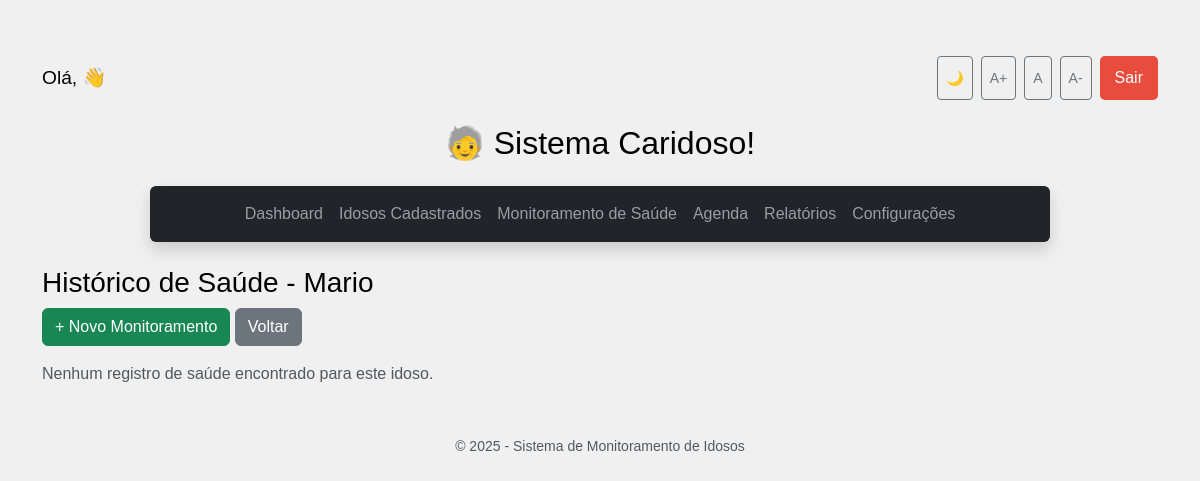
/monitoramento/historico/1, run on an earlier commit of the app's database.
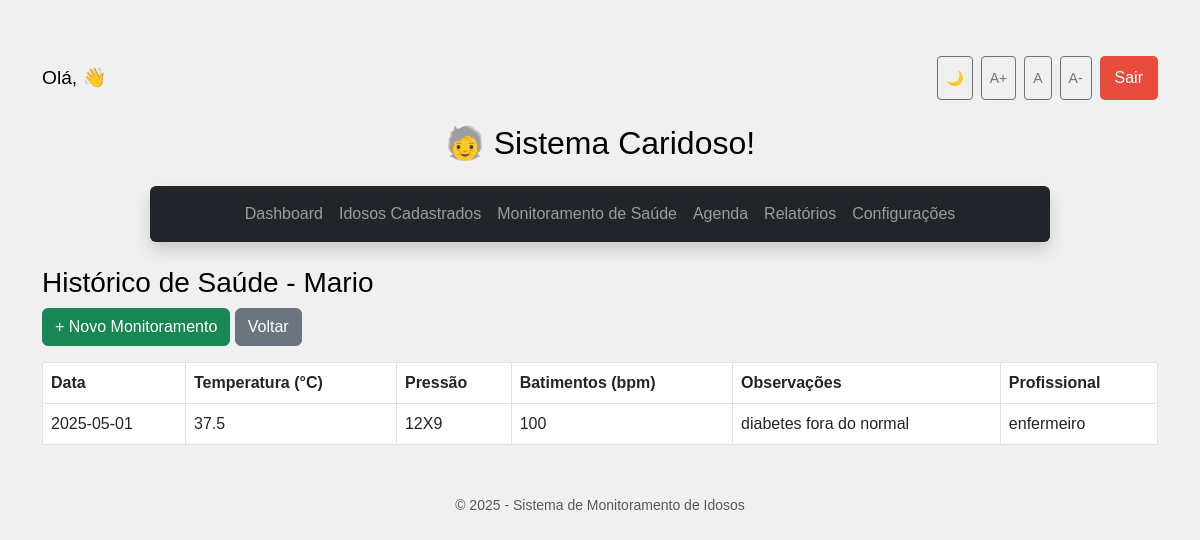
And on a later commit of the database.
### app/models.py (models this page shows, shortened)
class Idoso(db.Model):
    id = db.Column(db.Integer, primary_key=True)
    nome = db.Column(db.String(100), nullable=False)
    data_nascimento = db.Column(db.String(10), nullable=False)
    endereco = db.Column(db.String(200), nullable=False)
    contato_responsavel = db.Column(db.String(100), nullable=False)
    condicoes_medicas = db.Column(db.Text)
    medicamentos = db.Column(db.Text)
    ultima_avaliacao = db.Column(db.String(10))

class MonitoramentoSaude(db.Model):
    id = db.Column(db.Integer, primary_key=True)
    idoso_id = db.Column(db.Integer, db.ForeignKey('idoso.id'), nullable=False)
    data_registro = db.Column(db.String(10), nullable=False)
    temperatura = db.Column(db.Float)
    pressao = db.Column(db.String(20))
    batimentos = db.Column(db.Integer)
    observacoes = db.Column(db.Text)
    profissional = db.Column(db.String(100))
    idoso = db.relationship('Idoso', backref=db.backref('monitoramentos', lazy=True))

### app/routes.py (the view)
@main.route('/monitoramento/historico/<int:idoso_id>')
def historico_monitoramento(idoso_id):
    idoso = Idoso.query.get_or_404(idoso_id)
    monitoramentos = MonitoramentoSaude.query.filter_by(idoso_id=idoso_id).order_by(MonitoramentoSaude.data_registro.desc()).all()
    return render_template('historico_monitoramento.html', idoso=idoso, monitoramentos=monitoramentos)

### templates/historico_monitoramento.html
{% extends "base.html" %}
{% block content %}
    <h3>Histórico de Saúde - {{ idoso.nome }}</h3>
    <a href="{{ url_for('main.monitoramento_form', idoso_id=idoso.id) }}" class="btn btn-success mb-3">+ Novo Monitoramento</a>
    <a href="/monitoramento" class="btn btn-secondary mb-3">Voltar</a>
    {% if monitoramentos %}
        <table class="table table-bordered">
            <thead>
                <tr>
                    <th>Data</th>
                    <th>Temperatura (°C)</th>
                    <th>Pressão</th>
                    <th>Batimentos (bpm)</th>
                    <th>Observações</th>
                    <th>Profissional</th>
                </tr>
            </thead>
            <tbody>
                {% for r in monitoramentos %}
                <tr>
                    <td>{{ r.data_registro }}</td>
                    <td>{{ r.temperatura }}</td>
                    <td>{{ r.pressao }}</td>
                    <td>{{ r.batimentos }}</td>
                    <td>{{ r.observacoes }}</td>
                    <td>{{ r.profissional }}</td>
                </tr>
                {% endfor %}
            </tbody>
        </table>
    {% else %}
        <p class="text-muted">Nenhum registro de saúde encontrado para este idoso.</p>
    {% endif %}
{% endblock %}

### templates/base.html (shortened to what this page needs)
<!DOCTYPE html>
<html lang="pt-br">
<head>
    <link href="https://cdn.jsdelivr.net/npm/bootstrap@5.3.0/dist/css/bootstrap.min.css" rel="stylesheet">
    <link rel="stylesheet" href="{{ url_for('static', filename='style.css') }}">
    <link href="https://cdn.jsdelivr.net/npm/fullcalendar@3.2.0/dist/fullcalendar.min.css" rel="stylesheet">
</head>
<body>
    <header class="header container mb-4">
        <div class="welcome">Olá, {{ session['username'] }} 👋</div>
        <div class="d-flex gap-2">
            <button class="btn btn-sm btn-outline-secondary" id="toggleDarkMode" title="Modo escuro">🌙</button>
            <button class="btn btn-sm btn-outline-secondary" id="aumentarFonte" title="Aumentar fonte">A+</button>
            <button class="btn btn-sm btn-outline-secondary" id="resetFonte" title="Tamanho padrão">A</button>
            <button class="btn btn-sm btn-outline-secondary" id="diminuirFonte" title="Diminuir fonte">A-</button>
            <a href="{{ url_for('main.logout') }}" class="logout">Sair</a>
        </div>
    </header>
    <h2 class="text-center mb-4">🧓 Sistema Caridoso!</h2>
    <div class="d-flex justify-content-center mb-4">
        <nav class="navbar navbar-expand-lg navbar-dark bg-dark rounded shadow px-3 w-100" style="max-width: 900px;">
            <div class="container-fluid justify-content-center">
                <div class="collapse navbar-collapse justify-content-center" id="navbarNav">
                    <ul class="navbar-nav flex-wrap justify-content-center">
                        <li class="nav-item"><a class="nav-link" href="/">Dashboard</a></li>
                        <li class="nav-item"><a class="nav-link" href="/idosos">Idosos Cadastrados</a></li>
                        <li class="nav-item"><a class="nav-link" href="/monitoramento">Monitoramento de Saúde</a></li>
                        <li class="nav-item"><a class="nav-link" href="/agenda">Agenda</a></li>
                        <li class="nav-item"><a class="nav-link" href="/relatorios">Relatórios</a></li>
                        <li class="nav-item"><a class="nav-link" href="/configuracoes">Configurações</a></li>
                    </ul>
                </div>
            </div>
        </nav>
    </div>
    <main class="container">
        {% block content %}{% endblock %}
    </main>
    <footer class="text-center mt-5 text-muted">
        <small>&copy; 2025 - Sistema de Monitoramento de Idosos</small>
    </footer>
</body>
</html>

### static/style.css (style rules this page uses)
body { font-family: Arial, sans-serif; background-color: #f0f0f0; color: #000; padding-top: 3.5rem; }
button { width: 100%; padding: 10px; background: #4CAF50; border: none; color: white; cursor: pointer; border-radius: 4px; }
.logout { background: #e74c3c; color: white; padding: 10px 15px; text-decoration: none; border-radius: 5px; }
.header { display: flex; justify-content: space-between; align-items: center; margin-bottom: 40px; }
.welcome { font-size: 1.2em; }

What changed in the data, as far as the page shows it:
added MonitoramentoSaude: data_registro "2025-05-01", temperatura "37.5", pressao "12X9", batimentos "100", observacoes "diabetes fora do normal", profissional "enfermeiro"
Also different on the page:
text no longer shown: "Nenhum registro de saúde encontrado para este idoso."
text now shown: "Data Temperatura (°C) Pressão Batimentos (bpm) Observações Profissional"
